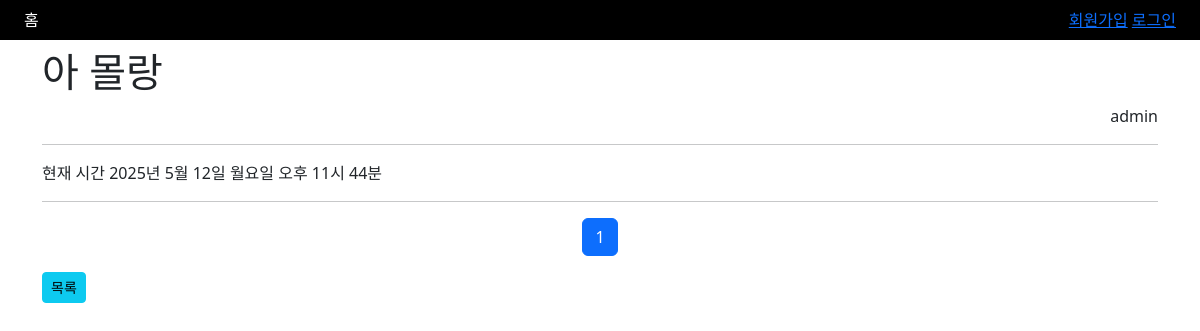
Page /81/ on the earlier database version.
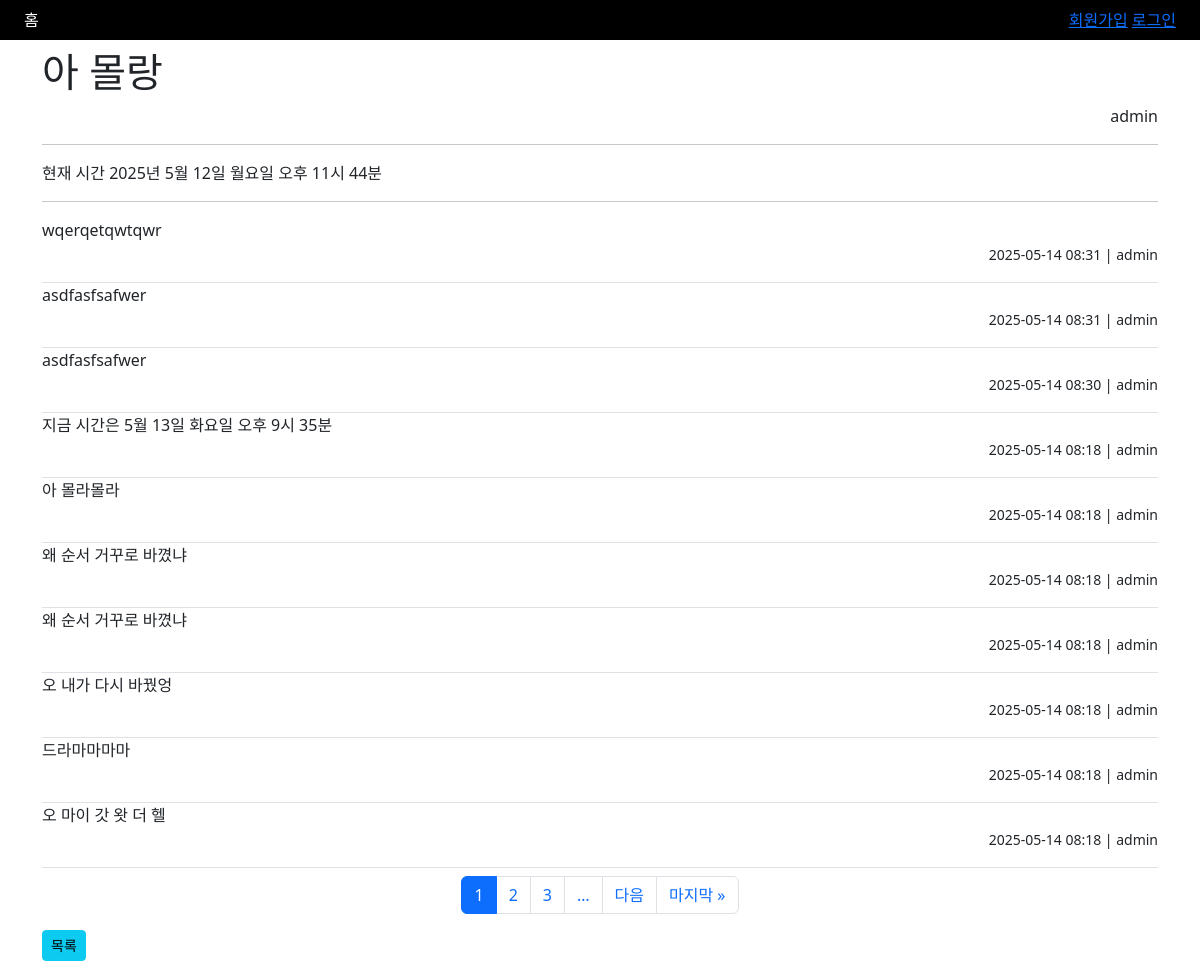
Same page on the later database version.
### blog/models.py (models this page shows, shortened)
class Blog(TimestampModel):
    CATEGORY_CHOICES = (
        ('free', '자유'),
        ('travel', '여행'),
        ('cat', '고양이'),
        ('dog', '강아지'),
    )
    category = models.CharField('카테고리', max_length=10, choices=CATEGORY_CHOICES, default='free')
    title = models.CharField('제목', max_length=100)
    content = models.TextField('본문')
    author = models.ForeignKey(User, on_delete=models.CASCADE)
    image = models.ImageField('이미지', null=True, blank=True, upload_to='blog/%Y/%m/%d')
    thumbnail = models.ImageField('썸네일', null=True, blank=True, upload_to='blog/%Y/%m/%d/thumbnail')
    class Meta:
        verbose_name = '블로그'
        verbose_name_plural = '블로그 목록'

class Comment(TimestampModel):
    blog = models.ForeignKey(Blog, on_delete=models.CASCADE)
    content = models.CharField('본문', max_length=255)
    author = models.ForeignKey(User, on_delete=models.CASCADE)
    class Meta:
        verbose_name = '댓글'
        verbose_name_plural = '댓글 목록'
        ordering = ('-created_at','-id')

### blog/cb_views.py (the view)
# urls.py: path('<int:blog_pk>/',cb_views.BlogDetailView.as_view(), name='detail'),
class BlogDetailView(ListView):
    model = Comment
    template_name = 'blog_detail.html'
    paginate_by = 10
    def get(self, request, *args, **kwargs):
        self.object = get_object_or_404(Blog, pk=kwargs.get('blog_pk'))
        return super().get(request, *args, **kwargs)
    def get_queryset(self):
        return self.model.objects.filter(blog=self.object).prefetch_related('author')
    def get_context_data(self, **kwargs):
        context = super().get_context_data(**kwargs)
        context['comment_form'] = CommentForm()
        context['blog'] = self.object
        return context

### templates/blog_detail.html (shortened to what this page needs)
{% extends 'base.html' %}
{% block content %}
    <div class="mt-2 d-flex justify-content-between">
        <h1>{{ blog.title }}</h1>
    </div>
    <div style="text-align: right">
        {{ blog.author.username }}
    </div>
    <hr>
    <p>{{ blog.content | safe }}</p>
    <hr>
    <div class="mb-2" id="comment_wrapper">
    {% for comment in object_list %}
        <div class="border-bottom">
            {{ comment.content }}
            <p class="text-end">
                <small>{{ comment.created_at | date:'Y-m-d H:i' }} | {{ comment.author.username }}</small>
            </p>
        </div>
    {% endfor %}
    </div>
    {% include 'pagination.html' with fragment='comment_wrapper ' %}
    <a href="{% url 'blog:list' %}" class="btn btn-sm btn-info">
        목록
    </a>
{% endblock %}

### templates/base.html (shortened to what this page needs)
{% load static %}
<!DOCTYPE html>
<html lang="en">
<head>
    <link href="{% static 'css/bootstrap.css' %}" rel="stylesheet">
</head>
<body>
    <nav class="d-flex justify-content-between py-2 px-4 bg-black text-white">
        <div>
            <a class="text-decoration-none text-white" href="{% url 'blog:list' %}">홈</a>
        </div>
        <div style="text-align: right">
            {% if request.user.is_authenticated %}
                <form action="{% url 'logout' %}" method="POST" class="d-inline">
                {% csrf_token %}
                <button class="btn btn-danger btn-sm">로그아웃</button>
            </form>
            {{ request.user.username }}
            {% else %}
                <a href="{% url 'signup' %}">회원가입</a>
                <a href="{% url 'login' %}">로그인</a>
            {% endif %}
        </div>
    </nav>
    <div class="container">
    {% block content %}{% endblock %}
    </div>
</body>
</html>

### templates/pagination.html (shortened to what this page needs)
<div class="d-flex justify-content-center">
        <ul class="pagination">
            {% for i in page_obj.paginator.page_range %}
                {% if page_obj.number == i %}
                    <li class="page-item">
                        <a class="page-link active" href="#">
                            {{ i }}
                        </a>
                    </li>
                {% elif i > page_obj.number|add:-3 and i < page_obj.number|add:3 %}
                    <li class="page-item">
                        <a class="page-link" href="?page={{ i }}{% if request.GET.q %}&q={{ request.GET.q }}{% endif %}{% if fragment %}#{{ fragment }}{% endif %}">{{ i }}</a>
                    </li>
                {% endif %}
            {% endfor %}
            {% if page_obj.paginator.num_pages > page_obj.number|add:2 %}
                <li class="page-item">
                    <a class="page-link" href="?page={{ page_obj.number|add:3 }}{% if request.GET.q %}&q={{ request.GET.q }}{% endif %}{% if fragment %}#{{ fragment }}{% endif %}">&hellip;</a>
                </li>
            {% endif %}
            {% if page_obj.has_next %}
                <li class="page-item">
                <a class="page-link" href="?page={{ page_obj.next_page_number }}{% if request.GET.q %}&q={{ request.GET.q }}{% endif %}{% if fragment %}#{{ fragment }}{% endif %}">다음</a>
                </li>
                <li class="page-item">
                <a class="page-link" href="?page={{ page_obj.paginator.num_pages }}{% if request.GET.q %}&q={{ request.GET.q }}{% endif %}{% if fragment %}#{{ fragment }}{% endif %}">마지막 &raquo;</a>
                </li>
            {% endif %}
        </ul>
    </div>

Differences in the rows shown:
added Comment: content "wqerqetqwtqwr", created_at "2025-05-14 08:31", author.username "admin"
added Comment: content "asdfasfsafwer", created_at "2025-05-14 08:31", author.username "admin"
added Comment: content "asdfasfsafwer", created_at "2025-05-14 08:30", author.username "admin"
added Comment: content "지금 시간은 5월 13일 화요일 오후 9시 35분", created_at "2025-05-14 08:18", author.username "admin"
added Comment: content "아 몰라몰라", created_at "2025-05-14 08:18", author.username "admin"
added Comment: content "왜 순서 거꾸로 바꼈냐", created_at "2025-05-14 08:18", author.username "admin"
added Comment: content "왜 순서 거꾸로 바꼈냐", created_at "2025-05-14 08:18", author.username "admin"
added Comment: content "오 내가 다시 바꿨엉", created_at "2025-05-14 08:18", author.username "admin"
added Comment: content "드라마마마마", created_at "2025-05-14 08:18", author.username "admin"
added Comment: content "오 마이 갓 왓 더 헬", created_at "2025-05-14 08:18", author.username "admin"
Other differences:
new list line: "2"
new list line: "3"
text now shown: "… 다음 마지막 »"
